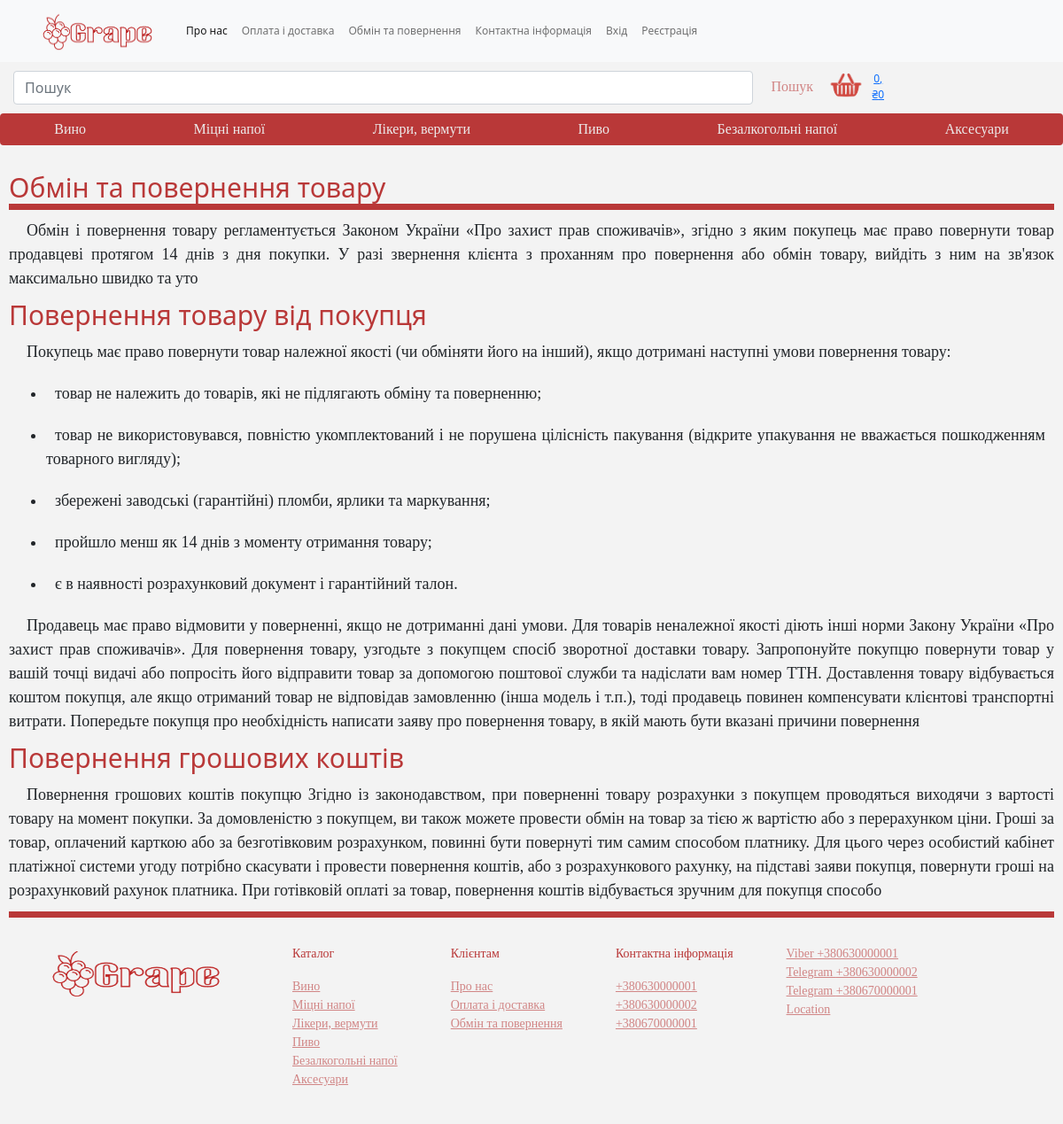
/conditions/swap/, run on the app's committed database.
### main_page/models.py (models this page shows, shortened)
class Category_good(models.Model):
    name = models.CharField(max_length=50, unique=True)
    is_visible = models.BooleanField(default=True)
    position = models.SmallIntegerField(unique=True)
    class Meta:
        ordering = ('position',)
    def get_absolute_url(self):
        return reverse("main_page:menu", args=[self.id])

class Phone(models.Model):
    phone_val = RegexValidator(regex=r'^\+?3?8?0\d{2}[- ]?(\d[- ]?){7}$', message='Не вірний формат номера')
    phone = models.CharField(max_length=16, validators=[phone_val])
    is_visible = models.BooleanField(default=True)
    is_viber = models.BooleanField(default=False)
    is_telegram = models.BooleanField(default=False)
    def __str__(self):
        return f'{self.phone}'

class Address(models.Model):
    address = models.CharField(max_length=250)
    is_visible = models.BooleanField(default=True)

### conditions/models.py (models this page shows)
class Swap(models.Model):
    desc = models.TextField(max_length=300)
    cond_swap_goods = models.TextField(max_length=700)
    cond_swap_money = models.TextField(max_length=700)

class Conditiont_swap(models.Model):
    cond = models.TextField(max_length=200)

### conditions/views.py (the view)
# urls.py: path('swap/', views.condition_swap, name='swap'),
def condition_swap(request):
    swap = Swap.objects.all()
    conditions = Conditiont_swap.objects.all()
    return render(request, 'context1.html', context={'swap': swap,
                                                     'conditions': conditions})

### cart/cart.py (called while the page is built)
    def get_total_price(self):
        return sum(Decimal(item['price']) * item['quantity'] for item in self.cart.values())

    def __len__(self):
        return sum(item['quantity'] for item in self.cart.values())

### cart/context_processor.py (called while the page is built)
def cart(request):
    return {'cart': Cart(request)}

### main_page/context_processor.py (called while the page is built)
def getting_category(request):
    category = Category_good.objects.filter(is_visible=True)
    return locals()

def getting_number(request):
    phone = Phone.objects.filter(is_visible=True)
    return locals()

def getting_mail(request):
    mails = Email_adress.objects.filter(is_visible=True)
    return locals()

def getting_address(request):
    location = Address.objects.filter(is_visible=True)
    return locals()

### conditions/templates/context1.html
{% extends 'project.html' %}
{% block content %}
    <section>
        <div class="context">
            {% for swap in swap %}
            <h2>Обмін та повернення товару</h2>
            <p>
                {{ swap.desc }}
            </p>
            <h3>Повернення товару від покупця</h3>
            <p>Покупець має право повернути товар належної якості (чи обміняти його на інший), якщо дотримані наступні умови
                повернення товару:
                <ul>
                {% for item in conditions %}
                    <li>{{ item.cond }}</li>
                {% endfor %}
                </ul>
            </p>
                <p> {{ swap.cond_swap_goods}}
                </p>
            <h3>Повернення грошових коштів</h3>
            <p>
                {{ swap.cond_swap_money }}
                </p>
            {% endfor %}
        </div>
{% endblock %}

### templates/project.html (shortened to what this page needs)
{% load static %}
<!DOCTYPE html>
<html lang="ukr">
    <head>
        <link href="https://cdn.jsdelivr.net/npm/bootstrap@5.0.2/dist/css/bootstrap.min.css" rel="stylesheet">
        <link rel="stylesheet" href="{% static "assets/css/style.css" %}">
    </head>
    <body>
      <section>
        <nav class="navbar navbar-expand-lg navbar-light bg-light">
            <div class="container-fluid">
              <a class="navbar-brand" href="{% url 'main_page:main' %}"><img src="{% static "assets/img/Grape-depositphotos-bgremover.png" %}" class="grape"></a>
              <div class="collapse navbar-collapse" id="navbarNavAltMarkup">
                <div class="navbar-nav">
                <ul class="navbar-nav">
                <li class="nav-item">
                  <a class="nav-link active" aria-current="page" href="#">Про нас</a>
                </li>
                <li class="nav-item">
                  <a class="nav-link" href="{% url 'conditions:delivery' %}">Оплата і доставка</a>
                </li>
                <li class="nav-item">
                  <a class="nav-link" href="{% url 'conditions:swap' %}">Обмін та повернення</a>
                </li>
                <li class="nav-item">
                  <a class="nav-link" href="#contact">Контактна інформація</a>
                </li>
                    <div class="navbar-nav" >
                        {% if not user.is_active %}
                            <li class="nav-item">
                          <a class="nav-link" href="{% url "account:login" %}">Вхід</a>
                            </li>
                        <li class="nav-item">
                          <a class="nav-link" href="{% url "account:registration" %}">Реєстрація</a>
                            </li>
                        {% else %}
                        <li class="nav-item">
                            <a class="nav-link" href="{% url "account:logout" %}">Вихід</a>
                            </li>
                        {% endif %}
                    </ul>
                    </div>
                </div>
              </div>
          </nav>
        </section>
{% block bare_content %}
      <section>
        <div class="container-fluid1">
            <form class="col-lg-10 d-flex" action="{% url "main_page:search_results" %}" method="get">
                <input class="form-control me-2" name="q" type="search" placeholder="Пошук" aria-label="search">
                <button class="btn btn-outline-success" type="submit">Пошук</button>
            {% with quantity=cart|length %}
                 {% if cart|length >= 0 %}
                 <a href="{% url "cart:cart" %}"> <img src="{% static "assets/img/cart-transformed.png" %}" width="50px" height="30px"
                     alt=""></a>
                <a href="{% url "cart:cart" %}" type="submit">
                    {{ quantity }}, ₴{{ cart.get_total_price }}</a>
                     {% endif %}
                    {% endwith %}
            </form>
        </div>
      </section>
      <section>
        <div class="btn-group">
            {% for cat in category %}
                <a href="{{ cat.get_absolute_url }}" class="btn btn-primary" type="submit">{{ cat.name }}</a>
            {% endfor %}
          </div>
        </section>
{% block content %}
{% endblock %}
{% endblock %}
    <section id="contact">
      <div class="cards">
        <div class="">
            <img src="{% static "assets/img/Grape-depositphotos-bgremover.png" %}" alt="">
        </div>
        <div class="card">
            <p class="">Каталог</p>
            {% for cat in category %}
                <a href="#" class="" type="submit">{{ cat.name }}</a>
            {% endfor %}
        </div>
        <div class="card">
          <p class="" >Клієнтам</p>
          <a href="#" class="" type="submit">Про нас</a>
          <a href="{% url 'conditions:delivery' %}" class="" type="submit">Оплата і доставка</a>
          <a href="{% url 'conditions:swap' %}" class="" type="submit">Обмін та повернення</a>
        </div>
        <div class="card">
          <p class="" >Контактна інформація</p>
            {% for number in phone %}
                <a href="" class="" type="submit">{{ number.phone }}</a>
            {% endfor %}
        </div>
        <div class="card">
            {% for number in phone %}
                {% if number.is_viber %}
                    <a href="viber://chat?number={{ number }}" class="viber" type="submit">Viber {{ number }}</a>
                {% endif %}
                {% if number.is_telegram %}
                    <a href="https://t.me/{{ number }}" class="" type="submit">Telegram {{ number }}</a>
                {% endif %}
            {% endfor %}
            {% for loc in location %}
                <a href="#" class="" type="submit">{{ loc.address }}</a>
            {% endfor %}
        </div>
    </div>
    </section>
    </body>
</html>

### static/assets/css/style.css (style rules this page uses)
body { background-color: rgb(243, 243, 243); }
.container-fluid a img { width: 150px; height: 50px; }
.navbar { padding: 0; }
.navbar ul { margin: 0; padding: 0; display: flex; list-style: none; align-items: center; }
.navbar li { position: relative; }
.navbar a, .navbar a:focus { display: flex; align-items: center; justify-content: space-between; padding: 10px 0 10px 24px; font-size: 12px; font-weight: 500; color: rgb(14, 1, 1); white-space: nowrap; transition: 0.3s; }
.navbar a:hover, .navbar .active, .navbar .active:focus, .navbar li:hover>a { color: #e90606; }
.container-fluid1 { align-items: center; justify-content: space-between; padding: 10px 0 10px 15px; font-size: 12px; font-weight: 500; text-align: center; }
.d-flex button { display: flex; font-weight: 500; color: rgba(185, 56, 56, 0.589); white-space: nowrap; text-align: center; font-family: cyrillic; box-shadow: #000000; border: rgba(185, 56, 56, 0.589); }
.btn-group { display: flex; font-size: 12px; font-weight: 500; color: rgb(0, 0, 0); white-space: nowrap; text-align: center; font-family: cyrillic; box-shadow: #000000; padding-bottom: 20px; }
.btn-primary { color: rgb(236, 234, 234); background: rgb(185, 56, 56); border: rgb(63, 7, 7); }
.cards { display: flex; border-top: 7px solid rgb(185, 56, 56); margin: 10px; text-align: left; font-size: 14px; color: rgba(185, 56, 56, 0.589); font-family: cyrillic; }
.cards .card { padding: 20px; }
.cards img { width: 250px; height: 84px; margin: 20px; padding: 10px; align-items:center; justify-content: center; }
.card { margin: 10px; background: local; border: rgb(243, 243, 243);; color: rgb(185, 56, 56); }
.cards .card a { color: rgba(185, 56, 56, 0.589); }
.context h2 { margin: 10px; font-size: 30px; border-bottom: 7px solid rgb(185, 56, 56); color: rgb(185, 56, 56); }
.context h3 { margin: 10px; font-size: 30px; color: rgb(185, 56, 56); }
.context p { margin: 10px; font-size: 18px; text-align: justify; font-family: cyrillic; text-indent: 20px; }
.context li { margin: 20px; font-size: 18px; text-align: justify; font-family: cyrillic; text-indent: 10px; }

### data on the page
Category_good: name "Вино"
Category_good: name "Міцні напої"
Category_good: name "Лікери, вермути"
Category_good: name "Пиво"
Category_good: name "Безалкогольні напої"
Category_good: name "Аксесуари"
Swap: desc "Обмін і повернення товару регламентується Законом України «Про захист прав споживачів», згідно з яким покупець має право повернути товар продавцеві протягом 14 днів з дня покупки. У разі звернення клієнта з проханням про повернення або обмін товару, вийдіть з ним на зв'язок максимально швидко та уто", cond_swap_goods "Продавець має право відмовити у поверненні, якщо не дотриманні дані умови. Для товарів неналежної якості діють інші норми Закону України «Про захист прав споживачів». Для повернення товару, узгодьте з покупцем спосіб зворотної доставки товару. Запропонуйте покупцю повернути товар у вашій точці видачі або попросіть його відправити товар за допомогою поштової служби та надіслати вам номер ТТН. Доставлення товару відбувається коштом покупця, але якщо отриманий товар не відповідав замовленню (інша модель і т.п.), тоді продавець повинен компенсувати клієнтові транспортні витрати. Попередьте покупця про необхідність написати заяву про повернення товару, в якій мають бути вказані причини повернення", cond_swap_money "Повернення грошових коштів покупцю Згідно із законодавством, при поверненні товару розрахунки з покупцем проводяться виходячи з вартості товару на момент покупки. За домовленістю з покупцем, ви також можете провести обмін на товар за тією ж вартістю або з перерахунком ціни. Гроші за товар, оплачений карткою або за безготівковим розрахунком, повинні бути повернуті тим самим способом платнику. Для цього через особистий кабінет платіжної системи угоду потрібно скасувати і провести повернення коштів, або з розрахункового рахунку, на підставі заяви покупця, повернути гроші на розрахунковий рахунок платника. При готівковій оплаті за товар, повернення коштів відбувається зручним для покупця способо"
Conditiont_swap: cond "товар не належить до товарів, які не підлягають обміну та поверненню;"
Conditiont_swap: cond "товар не використовувався, повністю укомплектований і не порушена цілісність пакування (відкрите упакування не вважається пошкодженням товарного вигляду);"
Conditiont_swap: cond "збережені заводські (гарантійні) пломби, ярлики та маркування;"
Conditiont_swap: cond "пройшло менш як 14 днів з моменту отримання товару;"
Conditiont_swap: cond "є в наявності розрахунковий документ і гарантійний талон."
Phone: phone "+380630000001"
Phone: phone "+380630000002"
Phone: phone "+380670000001"
Address: address "Location"

### other printed values
{{ quantity }} "0"
{{ cart.get_total_price }} "0"
